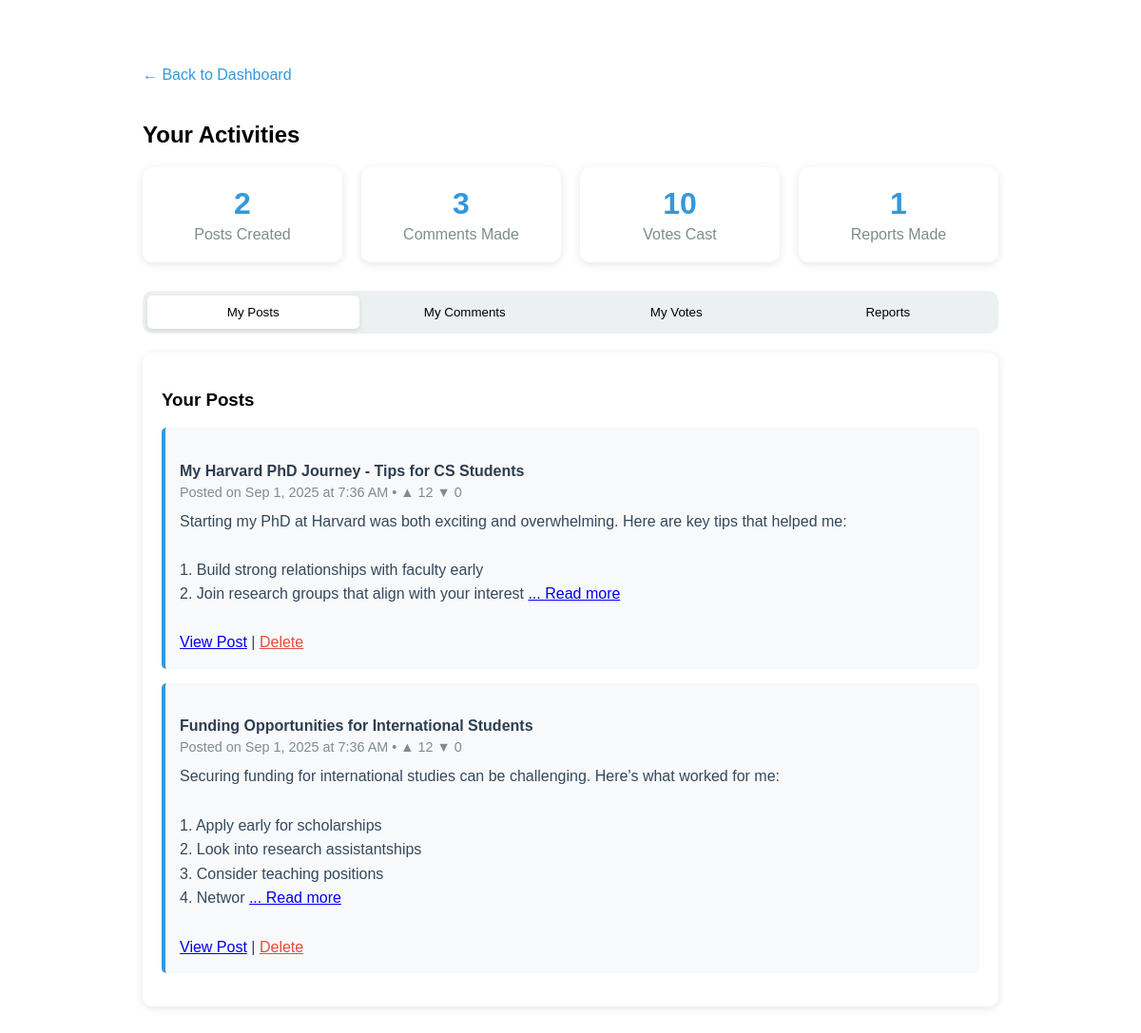
Screenshot of /activities.php (signed in) with the database file from the repository.
### tables this page shows
CREATE TABLE IF NOT EXISTS posts (
    Post_Id INT AUTO_INCREMENT PRIMARY KEY,
    User_Id INT,
    Title VARCHAR(200) NOT NULL,
    content TEXT NOT NULL,
    Date TIMESTAMP DEFAULT CURRENT_TIMESTAMP,
    upvotes INT DEFAULT 0,
    downvotes INT DEFAULT 0,
    FOREIGN KEY (User_Id) REFERENCES users(User_Id) ON DELETE CASCADE
);

### activities.php (the view, shortened to what this page needs)
<?php
include "db.php";
$user_id = $_SESSION['user']['User_Id'];
$posts_sql = "SELECT Post_Id, Title, content, Date, upvotes, downvotes
              FROM posts
              WHERE User_Id = $user_id
              ORDER BY Date DESC";
$posts_result = $conn->query($posts_sql);
$comments_sql = "SELECT c.comment_text, c.Date, p.Title as post_title, p.Post_Id
                 FROM comments c
                 JOIN posts p ON c.Post_Id = p.Post_Id
                 WHERE c.User_Id = $user_id
                 ORDER BY c.Date DESC";
$comments_result = $conn->query($comments_sql);
$votes_sql = "SELECT v.vote_type, v.Date, p.Title as post_title, p.Post_Id
              FROM votes v
              JOIN posts p ON v.Post_Id = p.Post_Id
              WHERE v.User_Id = $user_id
              ORDER BY v.Date DESC";
$votes_result = $conn->query($votes_sql);
$reports_made_sql = "SELECT r.reason, r.Date, r.status, u.Name as reported_user_name
                     FROM reports r
                     JOIN users u ON r.Reported_User_Id = u.User_Id
                     WHERE r.Reporter_Id = $user_id
                     ORDER BY r.Date DESC";
$reports_made_result = $conn->query($reports_made_sql);
?>
<!DOCTYPE html>
<html>
<head>
</head>
<body>
    <a href="index.php" class="nav-link">← Back to Dashboard</a>
    <h2>Your Activities</h2>
    <div class="stats-container">
        <div class="stat-box">
            <div class="stat-number"><?php echo $posts_result->num_rows; ?></div>
            <div class="stat-label">Posts Created</div>
        </div>
        <div class="stat-box">
            <div class="stat-number"><?php echo $comments_result->num_rows; ?></div>
            <div class="stat-label">Comments Made</div>
        </div>
        <div class="stat-box">
            <div class="stat-number"><?php echo $votes_result->num_rows; ?></div>
            <div class="stat-label">Votes Cast</div>
        </div>
        <div class="stat-box">
            <div class="stat-number"><?php echo $reports_made_result->num_rows; ?></div>
            <div class="stat-label">Reports Made</div>
        </div>
    </div>
    <div class="tabs">
        <button class="tab active" onclick="showTab('posts')">My Posts</button>
        <button class="tab" onclick="showTab('comments')">My Comments</button>
        <button class="tab" onclick="showTab('votes')">My Votes</button>
        <button class="tab" onclick="showTab('reports')">Reports</button>
    </div>
    <div id="posts" class="tab-content active">
        <div class="activity-section">
            <h3>Your Posts</h3>
            <?php if ($posts_result->num_rows == 0): ?>
                <p>You haven't created any posts yet. <a href="post.php">Create your first post!</a></p>
            <?php else: ?>
                <?php while($post = $posts_result->fetch_assoc()): ?>
                    <div class="activity-item post-item">
                        <h4 class="activity-title"><?php echo htmlspecialchars($post['Title']); ?></h4>
                        <div class="activity-meta">
                            Posted on <?php echo date('M j, Y \a\t g:i A', strtotime($post['Date'])); ?> •
                            ▲ <?php echo $post['upvotes']; ?> ▼ <?php echo $post['downvotes']; ?>
                        </div>
                        <div class="activity-content">
                            <?php echo nl2br(htmlspecialchars(substr($post['content'], 0, 200))); ?>
                            <?php if(strlen($post['content']) > 200): ?>
                                <a href="view_post.php?id=<?php echo $post['Post_Id']; ?>">... Read more</a>
                            <?php endif; ?>
                            <br><br>
                            <a href="view_post.php?id=<?php echo $post['Post_Id']; ?>">View Post</a> |
                            <a href="delete_post.php?id=<?php echo $post['Post_Id']; ?>" onclick="return confirm('Are you sure?')" style="color: #e74c3c;">Delete</a>
                        </div>
                    </div>
                <?php endwhile; ?>
            <?php endif; ?>
        </div>
    </div>
</body>
</html>

### activities.php (style rules this page uses)
body { font-family: Arial, sans-serif; max-width: 900px; margin: 50px auto; padding: 20px; }
.nav-link { display: inline-block; margin-bottom: 20px; color: #3498db; text-decoration: none; }
.activity-section { background: white; padding: 20px; border-radius: 10px; box-shadow: 0 2px 10px rgba(0,0,0,0.1); margin-bottom: 20px; }
.activity-item { background: #f8f9fa; padding: 15px; margin-bottom: 15px; border-radius: 5px; border-left: 4px solid #3498db; }
.post-item { border-left-color: #3498db; }
.activity-title { color: #2c3e50; margin-bottom: 5px; }
.activity-meta { color: #7f8c8d; font-size: 0.9em; margin-bottom: 10px; }
.activity-content { color: #34495e; line-height: 1.6; }
.stats-container { display: grid; grid-template-columns: repeat(auto-fit, minmax(200px, 1fr)); gap: 20px; margin-bottom: 30px; }
.stat-box { background: white; padding: 20px; border-radius: 10px; box-shadow: 0 2px 10px rgba(0,0,0,0.1); text-align: center; }
.stat-number { font-size: 2em; font-weight: bold; color: #3498db; }
.stat-label { color: #7f8c8d; margin-top: 5px; }
.tabs { display: flex; background: #ecf0f1; border-radius: 10px; margin-bottom: 20px; padding: 5px; }
.tab { flex: 1; padding: 10px; text-align: center; background: none; border: none; cursor: pointer; border-radius: 5px; transition: all 0.2s; }
.tab.active { background: white; box-shadow: 0 2px 5px rgba(0,0,0,0.1); }
.tab-content { display: none; }
.tab-content.active { display: block; }

### rows the page displays
posts: Title "My Harvard PhD Journey - Tips for CS Students", Date "Sep 1, 2025 at 7:36 AM", upvotes "12", downvotes "0", content "Starting my PhD at Harvard was both exciting and overwhelming. Here are key tips that helped me: 1. Build strong relationships with faculty early 2. Join research groups that align with your interest"
posts: Title "Funding Opportunities for International Students", Date "Sep 1, 2025 at 7:36 AM", upvotes "12", downvotes "0", content "Securing funding for international studies can be challenging. Here's what worked for me: 1. Apply early for scholarships 2. Look into research assistantships 3. Consider teaching positions 4. Networ"

### other values shown
$posts_result->num_rows "2"
$comments_result->num_rows "3"
$votes_result->num_rows "10"
$reports_made_result->num_rows "1"
